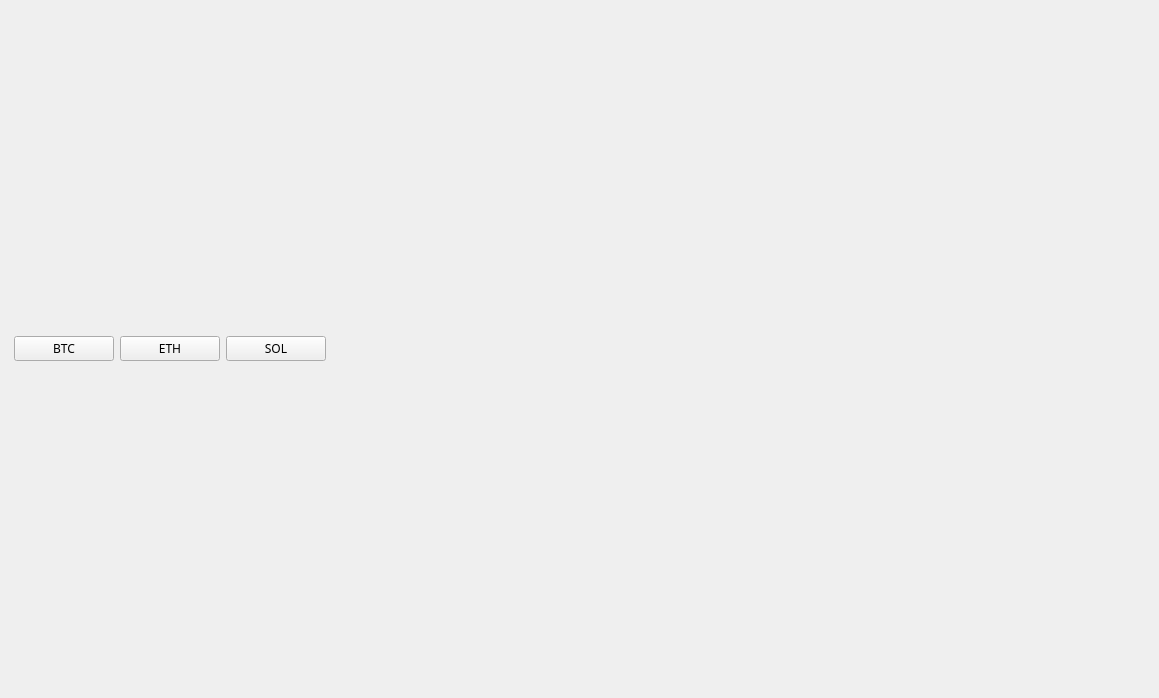
<?xml version="1.0" encoding="UTF-8"?>
<ui version="4.0">
 <class>MainPages</class>
 <widget class="QWidget" name="MainPages">
  <property name="geometry">
   <rect>
    <x>0</x>
    <y>0</y>
    <width>1159</width>
    <height>698</height>
   </rect>
  </property>
  <property name="windowTitle">
   <string>Form</string>
  </property>
  <layout class="QVBoxLayout" name="verticalLayout_2">
   <property name="spacing">
    <number>0</number>
   </property>
   <property name="leftMargin">
    <number>5</number>
   </property>
   <property name="topMargin">
    <number>5</number>
   </property>
   <property name="rightMargin">
    <number>5</number>
   </property>
   <property name="bottomMargin">
    <number>5</number>
   </property>
   <item>
    <widget class="QStackedWidget" name="pages">
     <property name="currentIndex">
      <number>3</number>
     </property>
     <widget class="QWidget" name="page_1">
      <property name="styleSheet">
       <string notr="true">font-size: 14pt</string>
      </property>
      <layout class="QVBoxLayout" name="page_1_layout">
       <property name="spacing">
        <number>5</number>
       </property>
       <property name="leftMargin">
        <number>5</number>
       </property>
       <property name="topMargin">
        <number>5</number>
       </property>
       <property name="rightMargin">
        <number>5</number>
       </property>
       <property name="bottomMargin">
        <number>5</number>
       </property>
       <item alignment="Qt::AlignHCenter">
        <widget class="QFrame" name="welcome_base">
         <property name="minimumSize">
          <size>
           <width>300</width>
           <height>150</height>
          </size>
         </property>
         <property name="maximumSize">
          <size>
           <width>300</width>
           <height>150</height>
          </size>
         </property>
         <property name="frameShape">
          <enum>QFrame::NoFrame</enum>
         </property>
         <property name="frameShadow">
          <enum>QFrame::Raised</enum>
         </property>
         <layout class="QVBoxLayout" name="center_page_layout">
          <property name="spacing">
           <number>10</number>
          </property>
          <property name="leftMargin">
           <number>0</number>
          </property>
          <property name="topMargin">
           <number>0</number>
          </property>
          <property name="rightMargin">
           <number>0</number>
          </property>
          <property name="bottomMargin">
           <number>0</number>
          </property>
          <item>
           <widget class="QFrame" name="logo">
            <property name="minimumSize">
             <size>
              <width>300</width>
              <height>120</height>
             </size>
            </property>
            <property name="maximumSize">
             <size>
              <width>300</width>
              <height>120</height>
             </size>
            </property>
            <property name="frameShape">
             <enum>QFrame::NoFrame</enum>
            </property>
            <property name="frameShadow">
             <enum>QFrame::Raised</enum>
            </property>
            <layout class="QVBoxLayout" name="logo_layout">
             <property name="spacing">
              <number>0</number>
             </property>
             <property name="leftMargin">
              <number>0</number>
             </property>
             <property name="topMargin">
              <number>0</number>
             </property>
             <property name="rightMargin">
              <number>0</number>
             </property>
             <property name="bottomMargin">
              <number>0</number>
             </property>
            </layout>
           </widget>
          </item>
          <item>
           <widget class="QLabel" name="label">
            <property name="text">
             <string>Welcome To PyOneDark GUI</string>
            </property>
            <property name="alignment">
             <set>Qt::AlignCenter</set>
            </property>
           </widget>
          </item>
         </layout>
        </widget>
       </item>
      </layout>
     </widget>
     <widget class="QWidget" name="page_2">
      <layout class="QVBoxLayout" name="page_2_layout">
       <property name="spacing">
        <number>5</number>
       </property>
       <property name="leftMargin">
        <number>5</number>
       </property>
       <property name="topMargin">
        <number>5</number>
       </property>
       <property name="rightMargin">
        <number>5</number>
       </property>
       <property name="bottomMargin">
        <number>5</number>
       </property>
       <item>
        <widget class="QScrollArea" name="scroll_area">
         <property name="styleSheet">
          <string notr="true">background: transparent;</string>
         </property>
         <property name="frameShape">
          <enum>QFrame::NoFrame</enum>
         </property>
         <property name="verticalScrollBarPolicy">
          <enum>Qt::ScrollBarAlwaysOff</enum>
         </property>
         <property name="horizontalScrollBarPolicy">
          <enum>Qt::ScrollBarAlwaysOff</enum>
         </property>
         <property name="widgetResizable">
          <bool>true</bool>
         </property>
         <widget class="QWidget" name="contents">
          <property name="geometry">
           <rect>
            <x>0</x>
            <y>0</y>
            <width>1139</width>
            <height>678</height>
           </rect>
          </property>
          <property name="styleSheet">
           <string notr="true">background: transparent;</string>
          </property>
          <layout class="QVBoxLayout" name="verticalLayout">
           <property name="spacing">
            <number>15</number>
           </property>
           <property name="leftMargin">
            <number>5</number>
           </property>
           <property name="topMargin">
            <number>5</number>
           </property>
           <property name="rightMargin">
            <number>5</number>
           </property>
           <property name="bottomMargin">
            <number>5</number>
           </property>
           <item>
            <widget class="QLabel" name="title_label">
             <property name="maximumSize">
              <size>
               <width>16777215</width>
               <height>40</height>
              </size>
             </property>
             <property name="font">
              <font>
               <pointsize>16</pointsize>
              </font>
             </property>
             <property name="styleSheet">
              <string notr="true">font-size: 16pt</string>
             </property>
             <property name="text">
              <string>Custom Widgets Page</string>
             </property>
             <property name="alignment">
              <set>Qt::AlignCenter</set>
             </property>
            </widget>
           </item>
           <item>
            <widget class="QLabel" name="description_label">
             <property name="text">
              <string>Here will be all the custom widgets, they will be added over time on this page.
I will try to always record a new tutorial when adding a new Widget and updating the project on Patreon before launching on GitHub and GitHub after the public release.</string>
             </property>
             <property name="alignment">
              <set>Qt::AlignHCenter|Qt::AlignTop</set>
             </property>
             <property name="wordWrap">
              <bool>true</bool>
             </property>
            </widget>
           </item>
           <item>
            <layout class="QHBoxLayout" name="row_1_layout"/>
           </item>
           <item>
            <layout class="QHBoxLayout" name="row_2_layout"/>
           </item>
           <item>
            <layout class="QHBoxLayout" name="row_3_layout"/>
           </item>
           <item>
            <layout class="QVBoxLayout" name="row_4_layout"/>
           </item>
           <item>
            <layout class="QVBoxLayout" name="row_5_layout"/>
           </item>
          </layout>
         </widget>
        </widget>
       </item>
      </layout>
     </widget>
     <widget class="QWidget" name="page_3">
      <property name="styleSheet">
       <string notr="true">QFrame {
	font-size: 16pt;
}</string>
      </property>
      <layout class="QVBoxLayout" name="verticalLayout_4">
       <item>
        <widget class="QLabel" name="empty_page_label">
         <property name="font">
          <font>
           <pointsize>16</pointsize>
          </font>
         </property>
         <property name="text">
          <string>Empty Page</string>
         </property>
         <property name="alignment">
          <set>Qt::AlignCenter</set>
         </property>
        </widget>
       </item>
      </layout>
     </widget>
     <widget class="QWidget" name="page_chart">
      <layout class="QVBoxLayout" name="verticalLayout_7">
       <item>
        <layout class="QVBoxLayout" name="chrat_v_layout">
         <item>
          <layout class="QHBoxLayout" name="chart_h_layout">
           <item>
            <widget class="QPushButton" name="BTC">
             <property name="sizePolicy">
              <sizepolicy hsizetype="Preferred" vsizetype="Fixed">
               <horstretch>0</horstretch>
               <verstretch>0</verstretch>
              </sizepolicy>
             </property>
             <property name="minimumSize">
              <size>
               <width>100</width>
               <height>24</height>
              </size>
             </property>
             <property name="font">
              <font>
               <family>SF Pro Regular</family>
              </font>
             </property>
             <property name="text">
              <string>BTC</string>
             </property>
            </widget>
           </item>
           <item>
            <widget class="QPushButton" name="ETH">
             <property name="sizePolicy">
              <sizepolicy hsizetype="Preferred" vsizetype="Fixed">
               <horstretch>0</horstretch>
               <verstretch>0</verstretch>
              </sizepolicy>
             </property>
             <property name="minimumSize">
              <size>
               <width>100</width>
               <height>24</height>
              </size>
             </property>
             <property name="font">
              <font>
               <family>SF Pro Regular</family>
              </font>
             </property>
             <property name="autoFillBackground">
              <bool>false</bool>
             </property>
             <property name="text">
              <string>ETH</string>
             </property>
            </widget>
           </item>
           <item>
            <widget class="QPushButton" name="SOL">
             <property name="sizePolicy">
              <sizepolicy hsizetype="Preferred" vsizetype="Fixed">
               <horstretch>0</horstretch>
               <verstretch>0</verstretch>
              </sizepolicy>
             </property>
             <property name="minimumSize">
              <size>
               <width>100</width>
               <height>24</height>
              </size>
             </property>
             <property name="font">
              <font>
               <family>SF Pro Regular</family>
              </font>
             </property>
             <property name="autoFillBackground">
              <bool>false</bool>
             </property>
             <property name="text">
              <string>SOL</string>
             </property>
            </widget>
           </item>
           <item>
            <spacer name="horizontalSpacer">
             <property name="orientation">
              <enum>Qt::Horizontal</enum>
             </property>
             <property name="sizeType">
              <enum>QSizePolicy::Expanding</enum>
             </property>
             <property name="sizeHint" stdset="0">
              <size>
               <width>40</width>
               <height>20</height>
              </size>
             </property>
            </spacer>
           </item>
          </layout>
         </item>
        </layout>
       </item>
      </layout>
     </widget>
    </widget>
   </item>
  </layout>
 </widget>
 <resources/>
 <connections/>
</ui>
